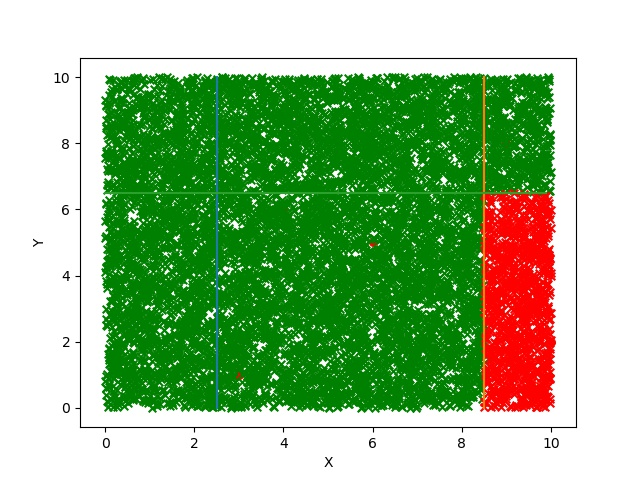

Recreate this plot in Python.
#adaboost算法实现
#参考：https://blog.csdn.net/guyuealian/article/details/70995333
import matplotlib.pyplot as plt
from numpy import *
import math
plt.switch_backend('agg')

#读取数据
def getData(filename):
	fr = open(filename)
	lines =[line.strip().split('\t') for line in fr.readlines()]
	#print(lines)
	data= []
	labels=[]
	for line in lines:
		data.append([float(line[0]),float(line[1])])
		labels.append(int(line[2]))
	return data,labels

#弱分类器1,x=2.5
def H1(point):
	if point[0]>2.5:
		return -1
	else:
		return 1

#弱分类器2,x=8.5
def H2(point):
	if point[0]>8.5:
		return -1
	else:
		return 1

#弱分类器3,y=6.5
def H3(point):
	if point[1]>6.5:
		return 1
	else:
		return -1

#初始化各个点的权值
def initD(points):
	m = len(points)
	ds = []
	for i in range(m):
		ds.append(1.0/m)
	return ds

#求分类器在特定权值下的误差
def getError(H,points,labels,ds):
	ret=[]
	for point in points:
		ret.append(H(point))
	error = 0.0
	m = len(points)
	for i in range(m):
		if labels[i]!=ret[i]:
			error +=ds[i]
	return error,ret

#求误差最小的分类器
def getMinError(points,labels,ds):
	error1,ds1 = getError(H1,points,labels,ds)
	error2,ds2 = getError(H2,points,labels,ds)
	error3,ds3 = getError(H3,points,labels,ds)
	#print([error1,error2,error3])
	#Min = min([error1,error2,error3])
	Min = error1
	func = H1
	dsRet = ds1
	if Min>error2:
		Min=error2
		func = H2
		dsRet=ds2
	if Min>error3:
		Min = error3
		func = H3
		dsRet=ds3
	param = (1.0/2)*math.log((1-Min)/Min)	
	#print("-----------------")
	#print(Min)
	#print(param)
	#print(labels)
	#print(dsRet)
	dss=[]
	m = len(ds)
	for i in range(m):
		if dsRet[i]==labels[i]:
			dss.append(ds[i]/(2*(1-Min)))
		else:
			dss.append(ds[i]/(2*Min))
	return param,func,dss

#求各个弱分类器的系数
def calcParas(points,labels):
	m =3
	params=[]
	funcs=[]
	ds = initD(points)
	for i in range(m):
		param,func,ds = getMinError(points,labels,ds)
		#print("当前选择")
		#print(param,func,ds)
		params.append(param)
		funcs.append(func)
		#print("calcError")
		#print(calcError(params,funcs,points,labels))
	return params,funcs

#符号函数
def sign(x):
	if x>0:
		return 1
	else:
		return -1

#根据当前还未完成的adaboost分类器计算误差率
def calcError(params,funcs,points,labels):
	ret = []
	m = len(funcs)
	n = len(points)
	error = 0
	for i in range(n):
		label= 0
		for j in range(m):
			label += params[j]*funcs[j](points[i])
		ret.append(sign(label))
	for i in range(n):
		if ret[i]!=labels[i]:
			error += 1
	return error*1.0/n

#获取测试点集合
def getTestPoints(filename):
	fr = open(filename)
	lines =[line.strip().split('\t') for line in fr.readlines()]
	data=[]
	for line in lines:
		data.append([line[0],line[1]])
	return data

#随机生成测试点集合
def getTestPointsByRand(n):
	dataSet = []
	for i in range(n):
		dataSet.append([random.uniform(0, 10),random.uniform(0, 10)])
	return dataSet

#将adaboost函数用于测试点集合
def test(params,funcs,points):
	ret=[]
	m=len(funcs)
	n=len(points)
	for i in range(n):
		label=0
		for j in range(m):
			print(points[i])
			label += params[j]+funcs[j](points[i])
		ret.append(sign(label))
	return ret

if __name__=='__main__':
	#print("H1",H1)
	#print("H2",H2)
	#print("H3",H3)
	filename='data/points.txt'
	points,labels = getData(filename)
	params,funcs = calcParas(points,labels)
	print(params)
	print(funcs)
	#print(points)
	#print(labels)
	#ds = initD(points)
	#print(ds)
	#error1=getError(H1,points,labels,ds)
	#error2=getError(H2,points,labels,ds)
	#error3=getError(H3,points,labels,ds)
	#print(error1)
	#print(error2)
	#print(error3)

	#画图
	xcord1=[]
	ycord1=[]
	xcord2=[]
	ycord2=[]
	m = len(points)
	for i in range(m):
		if labels[i]==1:
			xcord1.append(points[i][0])
			ycord1.append(points[i][1])
		else:
			xcord2.append(points[i][0])
			ycord2.append(points[i][1])
	fig = plt.figure()
	ax = fig.add_subplot(111)
	ax.scatter(xcord1,ycord1,s=30,c='green',marker='s')
	ax.scatter(xcord2,ycord2,s=30,c='red')
	x = arange(0.0,10.0,0.1)
	Y=[]
	for i in x:
		Y.append(6.5)
	ax.plot([2.5,2.5],[0,10])
	ax.plot([8.5,8.5],[0,10])
	ax.plot(x,Y)

	#读取测试点集合
	#filetest = 'data/test.txt'
	testSet = getTestPointsByRand(10000)
	funcsTest=[H1,H2,H3]
	testLabels = test(params,funcsTest,testSet)
	#print(testSet,testLabels)
	xtest1=[]
	ytest1=[]
	xtest2=[]
	ytest2=[]
	m = len(testSet)
	for i in range(m):
		if testLabels[i]==1:
			xtest1.append(testSet[i][0])
			ytest1.append(testSet[i][1])
		else:
			xtest2.append(testSet[i][0])
			ytest2.append(testSet[i][1])
	ax.scatter(xtest1,ytest1,s=30,c='green',marker='x')
	ax.scatter(xtest2,ytest2,s=30,c='red',marker='x')
	plt.xlabel("X")
	plt.ylabel("Y")
	plt.savefig("adaboost.jpg")
